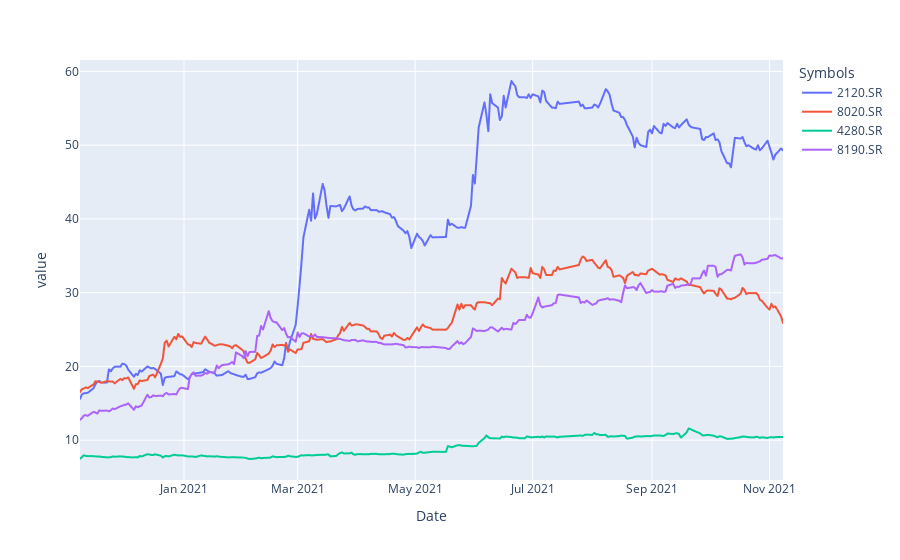

The notebook cell saved with this chart:
### Code cell
Close.plot()

### Figure 1 — Plotly figure (JSON) as saved in the notebook; plotly's stock layout.template omitted (floating-point values rounded to 4 significant figures; data arrays with more than 128 entries replaced by an {"elided": "..."} marker saying what was removed)
{"data": [{"hovertemplate": "Symbols=2120.SR<br>Date=%{x}<br>value=%{y}<extra></extra>", "legendgroup": "2120.SR", "line": {"color": "#636efa", "dash": "solid"}, "marker": {"symbol": "circle"}, "mode": "lines", "name": "2120.SR", "showlegend": true, "type": "scattergl", "x": {"elided": "252 str values"}, "xaxis": "x", "y": {"elided": "252 float values"}, "yaxis": "y"}, {"hovertemplate": "Symbols=8020.SR<br>Date=%{x}<br>value=%{y}<extra></extra>", "legendgroup": "8020.SR", "line": {"color": "#EF553B", "dash": "solid"}, "marker": {"symbol": "circle"}, "mode": "lines", "name": "8020.SR", "showlegend": true, "type": "scattergl", "x": {"elided": "252 str values"}, "xaxis": "x", "y": {"elided": "252 float values"}, "yaxis": "y"}, {"hovertemplate": "Symbols=4280.SR<br>Date=%{x}<br>value=%{y}<extra></extra>", "legendgroup": "4280.SR", "line": {"color": "#00cc96", "dash": "solid"}, "marker": {"symbol": "circle"}, "mode": "lines", "name": "4280.SR", "showlegend": true, "type": "scattergl", "x": {"elided": "252 str values"}, "xaxis": "x", "y": {"elided": "252 float values"}, "yaxis": "y"}, {"hovertemplate": "Symbols=8190.SR<br>Date=%{x}<br>value=%{y}<extra></extra>", "legendgroup": "8190.SR", "line": {"color": "#ab63fa", "dash": "solid"}, "marker": {"symbol": "circle"}, "mode": "lines", "name": "8190.SR", "showlegend": true, "type": "scattergl", "x": {"elided": "252 str values"}, "xaxis": "x", "y": {"elided": "252 float values"}, "yaxis": "y"}], "layout": {"autosize": true, "legend": {"title": {"text": "Symbols"}, "tracegroupgap": 0}, "margin": {"t": 60}, "xaxis": {"anchor": "y", "autorange": true, "domain": [0, 1], "range": ["2020-11-08", "2021-11-08"], "title": {"text": "Date"}, "type": "date"}, "yaxis": {"anchor": "x", "autorange": true, "domain": [0, 1], "range": [4.603, 61.55], "title": {"text": "value"}, "type": "linear"}}}
